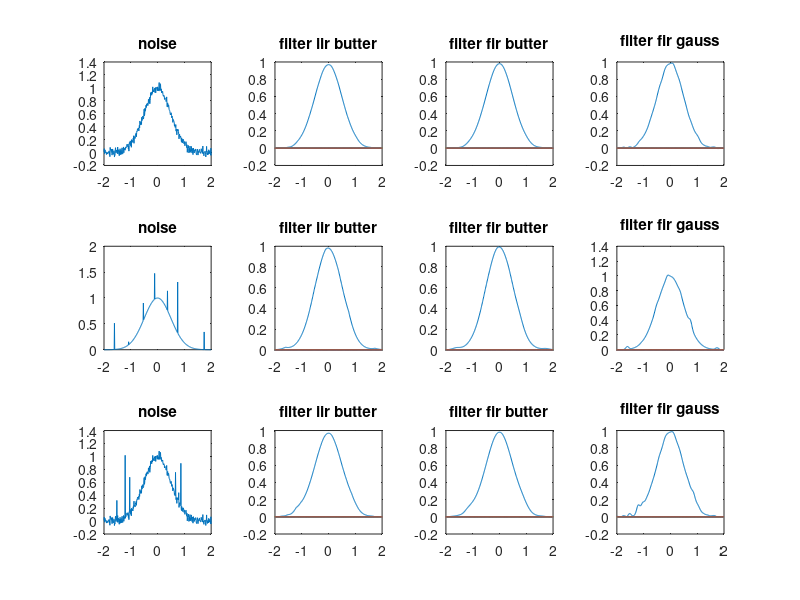

Write the MATLAB code that produced this figure.
function lab4() % low
	sigma = 0.5;
	step = 0.01;
	x0 = 2;

	xs = -x0:step:x0;
	ys = gauss(xs, sigma);

	gn_ys = awgn(ys, 30);
	in_ys = add_impulse_noise(ys, 1, 7);
	gn_in_ys = add_impulse_noise(gn_ys, 1, 7);

	
    figure(1);
    draw(1, step, xs, gn_ys);
	draw(2, step, xs, in_ys);
	draw(3, step, xs, gn_in_ys);
    

end

function draw(fig, step, xs, ys)
	
    if fig == 1
        minus = 0;
    end;
     if fig == 2
        minus = 4;
    end;
     if fig == 3
        minus = 8;
    end;
    
    
	subplot(3,4,1 + minus);
	plot(xs, ys);
	title('noise');

	subplot(3,4, 2 + minus);
	plot(xs, do_filter(ys, step, @iir_butterworth_filter));
	title('filter iir butter');

	subplot(3,4, 3 + minus);
	plot(xs, do_filter(ys, step, @fir_butterworth_filter));
	title('filter fir butter');

	subplot(3,4, 4 + minus);
	plot(xs, do_filter(ys, step, @fir_gauss_filter));
	title('filter fir gauss');
end

function v = do_filter(ys, step, func)
	count = length(ys);

	H = zeros(count);
	for k=1:count
		f = (count - k) ./ step ./ count;
		if k < count ./ 2
			f = k ./ step ./ count;
		end

		H(k) = func(f, step);
    end

    fft_ys = fft(ys);
    for i=1:length(fft_ys)
        H(i) = fft_ys(i) .* H(i);
    end
    
    v = ifft(H);
end

function v = gauss(xs, sigma)
	v = exp(-xs .^ 2 / sigma);
end

function v = add_impulse_noise(ys, amplitude, count)
	v = ys;

	for i=1:count
		idx = ceil(rand .* length(ys));
		v(idx) = v(idx) + rand .* amplitude;
	end
end

function v = iir_butterworth_filter(f, step)
	v = sqrt(1 ./ (1 + (sin(pi .* f .* step) / sin(pi .* 1 .* step)) .^ 4));
end

function v = fir_butterworth_filter(f, step)
	v = 1 ./ (1 + (f ./ 1.4) .^ (2 .* 2));
end

function v = fir_gauss_filter(f, step)
	v = exp(-f .^ 2 / (2*3 .^ 2));
end
